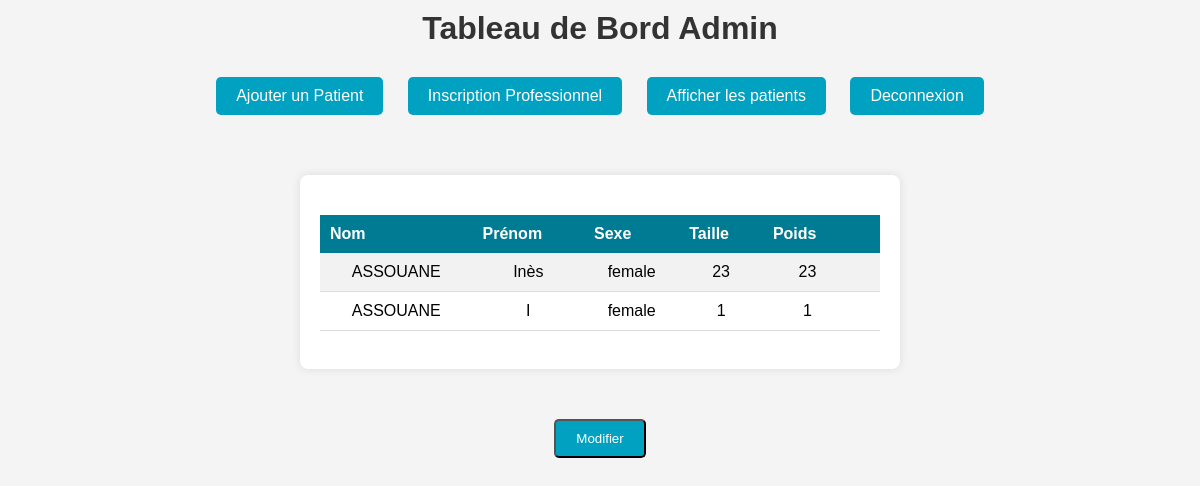
Before: /patients with the older database file.
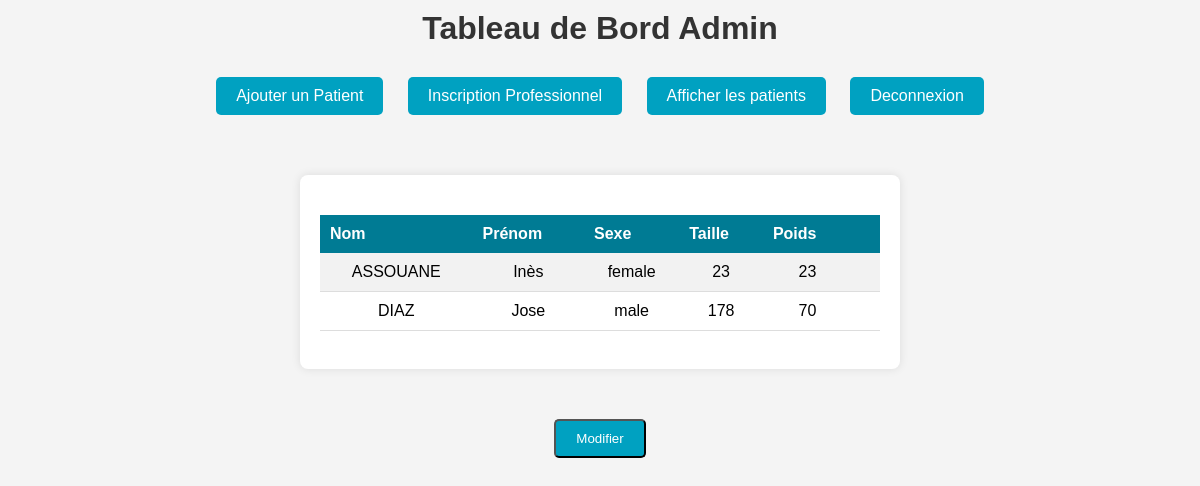
After: the same page with the newer database file.
### app/models.py (models this page shows, shortened)
class Patient(db.Model):
    _bind_key_ = 'users'
    __tablename__ = 'patients'  # Nom de la table dans la base de données
    id = db.Column(db.Integer, primary_key=True)
    nom = db.Column(db.String(80), nullable=False)
    prenom = db.Column(db.String(80), nullable=False)
    sexe = db.Column(db.String(10), nullable=False)
    taille = db.Column(db.Integer, nullable=False)  # En cm
    poids = db.Column(db.Integer, nullable=False)  # En kg
    numero_unique = db.Column(db.String(64), unique=True, nullable=False)  # Ajout d'une colonne pour le numéro unique

### app/views.py (the view)
@app.route('/patients')
def patients():
    patients = Patient.query.all()
    return render_template('afficher_patients.html', patients=patients)

### app/templates/afficher_patients.html (shortened to what this page needs)
<!DOCTYPE html>
<html lang="en">
<head>
    <link rel="stylesheet" href="static/tableau.css">
    <link rel="stylesheet" href="static/ajouter.css">
    <link rel="stylesheet" href="static/delete.css">
</head>
<body>
    <h1>Tableau de Bord Admin</h1>
    <nav>
        <ul>
            <li><a href="{{ url_for('ajouter_patient') }}">Ajouter un Patient</a></li>
            <li><a href="{{ url_for('ajouter_pro') }}">Inscription Professionnel</a></li>
            <li><a href="{{ url_for('patients') }}">Afficher les patients</a></li>
            <li><a href="{{ url_for('index') }}">Deconnexion</a></li>
        </ul>
    </nav>
    <div class="container">
        <form id="deleteForm" action="{{ url_for('delete_patients') }}" method="post">
            <table class="patient-table">
                <thead>
                    <tr>
                        <th>Nom</th>
                        <th>Prénom</th>
                        <th>Sexe</th>
                        <th>Taille</th>
                        <th>Poids</th>
                        <th></th>
                    </tr>
                </thead>
                <tbody>
                    {% for patient in patients %}
                    <tr>
                        <td>{{ patient.nom }}</td>
                        <td>{{ patient.prenom }}</td>
                        <td>{{ patient.sexe }}</td>
                        <td>{{ patient.taille }}</td>
                        <td>{{ patient.poids }}</td>
                        <td><input type="checkbox" name="patientIds[]" value="{{ patient.id }}"></td>
                    </tr>
                    {% endfor %}
                </tbody>
            </table>
            <br>
        </form>
    </div>
    <button id="modifyButton">Modifier</button>
</body>
</html>

### app/static/tableau.css (style rules this page uses)
body { font-family: 'Arial', sans-serif; height: 100vh; margin: 0; background-color: #f2f2f2; }
.container { width: 80%; margin: 0 auto; padding: 20px; background-color: #fff; border-radius: 10px; box-shadow: 0 0 10px rgba(0, 0, 0, 0.1); }
h1 { text-align: center; margin-bottom: 20px; color: #333; }
.patient-table { width: 100%; border-collapse: collapse; margin-top: 20px; }
.patient-table th { background-color: rgb(0, 123, 148); color: white; padding: 10px; text-align: left; }
.patient-table td { padding: 10px; border-bottom: 1px solid #ddd; }
.patient-table tbody tr:nth-child(odd) { background-color: #f2f2f2; }
a { color: #007bff; text-decoration: none; }

### app/static/ajouter.css (style rules this page uses)
*, *:before, *:after { margin: 0; padding: 0; box-sizing: border-box; }
body { width: 100%; height: 100%; }
body { font-family: 'Arial', sans-serif; background-color: #f4f4f4; margin: 0; padding: 0; }
.container { max-width: 600px; margin: 50px auto; background-color: #fff; padding: 20px; border-radius: 8px; box-shadow: 0 0 10px rgba(0, 0, 0, 0.1); }
h1 { margin-top: 10px; color: #333; text-align: center; }
form { display: flex; flex-direction: column; }
nav { margin-top: 10px; padding: 10px 0; }
nav ul { list-style-type: none; text-align: center; }
nav ul li { display: inline; margin: 0 10px; }
nav ul li a { text-decoration: none; color: #fff; }
.container { text-align: center; }
h1 { margin-bottom: 20px; }
button { margin: 0 auto; display: block; padding: 10px 20px; background-color: rgb(0, 161, 193); color: #fff; text-decoration: none; border-radius: 5px; transition: background-color 0.3s ease; }
a { margin: 0 auto; display: inline-block; padding: 10px 20px; background-color: rgb(0, 161, 193); color: #fff; text-decoration: none; border-radius: 5px; transition: background-color 0.3s ease; }

Changed rows visible on the page:
removed Patient: nom "ASSOUANE", prenom "I", sexe "female", taille "1", poids "1"
added Patient: nom "DIAZ", prenom "Jose", sexe "male", taille "178", poids "70"
